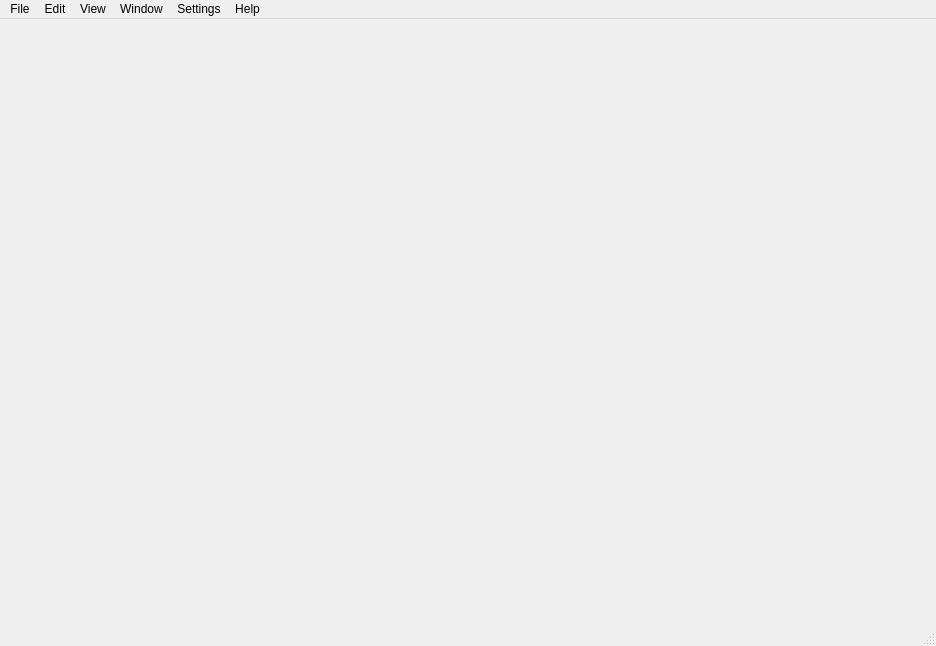
<?xml version="1.0" encoding="UTF-8"?>
<ui version="4.0">
 <class>mainWindow</class>
 <widget class="QMainWindow" name="mainWindow">
  <property name="geometry">
   <rect>
    <x>0</x>
    <y>0</y>
    <width>936</width>
    <height>646</height>
   </rect>
  </property>
  <property name="windowTitle">
   <string>DC1 Visualization</string>
  </property>
  <widget class="QWidget" name="centralwidget">
   <layout class="QHBoxLayout" name="horizontalLayout_2">
    <item>
     <layout class="QVBoxLayout" name="verticalLayout">
      <item>
       <layout class="QHBoxLayout" name="horizontalLayout_top">
        <item>
         <widget class="PlotWidget" name="arrayMap" native="true"/>
        </item>
        <item>
         <layout class="QVBoxLayout" name="traceplot_verticalLayout">
          <item>
           <widget class="PlotWidget" name="traceplot_1" native="true"/>
          </item>
          <item>
           <widget class="PlotWidget" name="traceplot_2" native="true"/>
          </item>
          <item>
           <widget class="PlotWidget" name="traceplot_3" native="true"/>
          </item>
          <item>
           <widget class="PlotWidget" name="traceplot_4" native="true"/>
          </item>
         </layout>
        </item>
       </layout>
      </item>
      <item>
       <layout class="QHBoxLayout" name="horizontalLayout_bottom">
        <item>
         <widget class="PlotWidget" name="spikeRatePlot" native="true"/>
        </item>
        <item>
         <widget class="PlotWidget" name="miniMapWidget" native="true"/>
        </item>
       </layout>
      </item>
     </layout>
    </item>
   </layout>
  </widget>
  <widget class="QStatusBar" name="statusbar"/>
  <widget class="QMenuBar" name="menubar">
   <property name="geometry">
    <rect>
     <x>0</x>
     <y>0</y>
     <width>936</width>
     <height>37</height>
    </rect>
   </property>
   <widget class="QMenu" name="menuFile">
    <property name="title">
     <string>File</string>
    </property>
    <widget class="QMenu" name="menuLoad_offline_data">
     <property name="title">
      <string>Load offline data...</string>
     </property>
     <addaction name="action_npz"/>
     <addaction name="action_mat"/>
     <addaction name="action_csv"/>
    </widget>
    <widget class="QMenu" name="menuSave_as">
     <property name="title">
      <string>Save as...</string>
     </property>
     <addaction name="action_save_npz"/>
     <addaction name="action_save_mat"/>
     <addaction name="action_save_csv"/>
    </widget>
    <widget class="QMenu" name="menuExport_image">
     <property name="title">
      <string>Export image...</string>
     </property>
     <addaction name="actionEntire_window"/>
     <addaction name="actionWindow_1"/>
     <addaction name="actionWindow_2"/>
     <addaction name="actionWindow_3"/>
     <addaction name="actionWindow_4"/>
    </widget>
    <addaction name="actionNew_session"/>
    <addaction name="menuLoad_offline_data"/>
    <addaction name="separator"/>
    <addaction name="actionSave"/>
    <addaction name="menuSave_as"/>
    <addaction name="separator"/>
    <addaction name="menuExport_image"/>
   </widget>
   <widget class="QMenu" name="menuEdit">
    <property name="title">
     <string>Edit</string>
    </property>
    <addaction name="actionPreferences"/>
    <addaction name="actionAnalysis_parameters"/>
   </widget>
   <widget class="QMenu" name="menuView">
    <property name="title">
     <string>View</string>
    </property>
    <widget class="QMenu" name="menuArray_Map">
     <property name="title">
      <string>Array Map</string>
     </property>
     <addaction name="actionParameter_1"/>
     <addaction name="actionParameter_2"/>
     <addaction name="actionParameter_3"/>
    </widget>
    <widget class="QMenu" name="menuChannel_Traces">
     <property name="title">
      <string>Channel Traces</string>
     </property>
     <addaction name="actionParameter_4"/>
     <addaction name="actionParameter_5"/>
     <addaction name="separator"/>
     <addaction name="actionSpike_threshold"/>
     <addaction name="actionTime_window"/>
    </widget>
    <widget class="QMenu" name="menuSpike_Rate_Plot">
     <property name="title">
      <string>Spike Rate Plot</string>
     </property>
     <addaction name="actionParameter_6"/>
     <addaction name="actionParameter_7"/>
     <addaction name="actionParameter"/>
    </widget>
    <widget class="QMenu" name="menuElectrode_Minimap">
     <property name="title">
      <string>Electrode Minimap</string>
     </property>
     <addaction name="actionParameter_8"/>
     <addaction name="actionParameter_9"/>
     <addaction name="actionParameter_10"/>
    </widget>
    <addaction name="menuArray_Map"/>
    <addaction name="menuChannel_Traces"/>
    <addaction name="menuSpike_Rate_Plot"/>
    <addaction name="menuElectrode_Minimap"/>
    <addaction name="separator"/>
   </widget>
   <widget class="QMenu" name="menuWindow">
    <property name="title">
     <string>Window</string>
    </property>
    <widget class="QMenu" name="menuTop_left">
     <property name="title">
      <string>Top left...</string>
     </property>
     <addaction name="actionArray_map"/>
     <addaction name="actionChannel_Traces_2"/>
     <addaction name="actionSpike_Rate_Plot_2"/>
     <addaction name="actionElectrode_Minimap"/>
     <addaction name="actionTrace_Search"/>
    </widget>
    <widget class="QMenu" name="menuTop_right">
     <property name="title">
      <string>Top right...</string>
     </property>
     <addaction name="actionArray_Map_2"/>
     <addaction name="actionChannel_Traces"/>
     <addaction name="actionSpike_Rate_Plot"/>
     <addaction name="actionElectrode_Minimap_2"/>
     <addaction name="actionTrace_Search_2"/>
    </widget>
    <widget class="QMenu" name="menuBottom_left">
     <property name="title">
      <string>Bottom left...</string>
     </property>
     <addaction name="actionArray_Map_3"/>
     <addaction name="actionChannel_Traces_3"/>
     <addaction name="actionSpike_Rate_Plot_3"/>
     <addaction name="actionElectrode_Minimap_3"/>
     <addaction name="actionTrace_Search_3"/>
    </widget>
    <widget class="QMenu" name="menuBottom_right">
     <property name="title">
      <string>Bottom right...</string>
     </property>
     <addaction name="actionArray_Map_4"/>
     <addaction name="actionChannel_Traces_4"/>
     <addaction name="actionSpike_Rate_Plot_4"/>
     <addaction name="actionElectrode_Minimap_4"/>
     <addaction name="actionTrace_Search_4"/>
    </widget>
    <addaction name="actionChange_layout"/>
    <addaction name="menuTop_left"/>
    <addaction name="menuTop_right"/>
    <addaction name="menuBottom_left"/>
    <addaction name="menuBottom_right"/>
    <addaction name="separator"/>
    <addaction name="actionToggle_light_dark_mode"/>
   </widget>
   <widget class="QMenu" name="menuHelp">
    <property name="title">
     <string>Help</string>
    </property>
    <addaction name="actionDocumentation"/>
   </widget>
   <widget class="QMenu" name="menuSettings">
    <property name="title">
     <string>Settings</string>
    </property>
    <widget class="QMenu" name="menuFilter_design">
     <property name="title">
      <string>Filter</string>
     </property>
     <addaction name="actionParameter_11"/>
     <addaction name="actionParameter_12"/>
     <addaction name="actionParameter_13"/>
     <addaction name="actionH0_Bandpass"/>
     <addaction name="actionAuto"/>
     <addaction name="actionFast_Bandpass"/>
     <addaction name="actionFaster_Bandpass"/>
     <addaction name="actionLitke"/>
     <addaction name="actionNone"/>
    </widget>
    <addaction name="menuFilter_design"/>
    <addaction name="actionSpike_detection"/>
    <addaction name="actionToggle_profiling"/>
   </widget>
   <addaction name="menuFile"/>
   <addaction name="menuEdit"/>
   <addaction name="menuView"/>
   <addaction name="menuWindow"/>
   <addaction name="menuSettings"/>
   <addaction name="menuHelp"/>
  </widget>
  <action name="actionNew_session">
   <property name="text">
    <string>New real-time session...</string>
   </property>
  </action>
  <action name="actionLoad_real_time_stream">
   <property name="text">
    <string>Load real-time stream...</string>
   </property>
  </action>
  <action name="actionChange_layout">
   <property name="text">
    <string>Change layout</string>
   </property>
  </action>
  <action name="actionDocumentation">
   <property name="text">
    <string>Documentation</string>
   </property>
  </action>
  <action name="actionParameter_1">
   <property name="text">
    <string>Parameter 1</string>
   </property>
  </action>
  <action name="actionParameter_2">
   <property name="text">
    <string>Parameter 2</string>
   </property>
  </action>
  <action name="actionParameter_3">
   <property name="text">
    <string>Parameter 3</string>
   </property>
  </action>
  <action name="actionPreferences">
   <property name="text">
    <string>Preferences...</string>
   </property>
  </action>
  <action name="actionAnalysis_parameters">
   <property name="text">
    <string>Analysis parameters</string>
   </property>
  </action>
  <action name="actionSave">
   <property name="text">
    <string>Save</string>
   </property>
  </action>
  <action name="actionExport_to">
   <property name="text">
    <string>Export to...</string>
   </property>
  </action>
  <action name="actionParameter_4">
   <property name="text">
    <string>Toggle highlight spikes</string>
   </property>
  </action>
  <action name="actionParameter_5">
   <property name="text">
    <string>Toggle auto axis</string>
   </property>
  </action>
  <action name="actionParameter_6">
   <property name="text">
    <string>Parameter 1</string>
   </property>
  </action>
  <action name="actionParameter_7">
   <property name="text">
    <string>Parameter 2</string>
   </property>
  </action>
  <action name="actionParameter">
   <property name="text">
    <string>Parameter 3</string>
   </property>
  </action>
  <action name="actionParameter_8">
   <property name="text">
    <string>Parameter 1</string>
   </property>
  </action>
  <action name="actionParameter_9">
   <property name="text">
    <string>Parameter 2</string>
   </property>
  </action>
  <action name="actionParameter_10">
   <property name="text">
    <string>Parameter 3</string>
   </property>
  </action>
  <action name="actionArray_map">
   <property name="text">
    <string>Array Map</string>
   </property>
  </action>
  <action name="actionArray_Map_2">
   <property name="text">
    <string>Array Map</string>
   </property>
  </action>
  <action name="actionArray_Map_3">
   <property name="text">
    <string>Array Map</string>
   </property>
  </action>
  <action name="actionArray_Map_4">
   <property name="text">
    <string>Array Map</string>
   </property>
  </action>
  <action name="actionChannel_Traces_2">
   <property name="text">
    <string>Channel Traces</string>
   </property>
  </action>
  <action name="actionChannel_Traces_3">
   <property name="text">
    <string>Channel Traces</string>
   </property>
  </action>
  <action name="actionChannel_Traces_4">
   <property name="text">
    <string>Channel Traces</string>
   </property>
  </action>
  <action name="actionSpike_Rate_Plot_2">
   <property name="text">
    <string>Spike Rate Plot</string>
   </property>
  </action>
  <action name="actionElectrode_Minimap">
   <property name="text">
    <string>Electrode Minimap</string>
   </property>
  </action>
  <action name="actionParameter_11">
   <property name="text">
    <string>Hierlemann</string>
   </property>
  </action>
  <action name="actionParameter_12">
   <property name="text">
    <string>Modified Hierlemann</string>
   </property>
  </action>
  <action name="actionParameter_13">
   <property name="text">
    <string>Highpass</string>
   </property>
  </action>
  <action name="actionSpike_detection">
   <property name="text">
    <string>Spike detection...</string>
   </property>
  </action>
  <action name="action_npz">
   <property name="text">
    <string>Numpy file (.npz)</string>
   </property>
  </action>
  <action name="action_mat">
   <property name="text">
    <string>MATLAB file (.mat)</string>
   </property>
  </action>
  <action name="action_save_npz">
   <property name="text">
    <string>Numpy file (.npz)</string>
   </property>
  </action>
  <action name="action_save_mat">
   <property name="text">
    <string>MATLAB file (.mat)</string>
   </property>
  </action>
  <action name="actionChannel_Traces">
   <property name="text">
    <string>Channel Traces</string>
   </property>
  </action>
  <action name="actionSpike_Rate_Plot">
   <property name="text">
    <string>Spike Rate Plot</string>
   </property>
  </action>
  <action name="actionElectrode_Minimap_2">
   <property name="text">
    <string>Electrode Minimap</string>
   </property>
  </action>
  <action name="actionSpike_Rate_Plot_3">
   <property name="text">
    <string>Spike Rate Plot</string>
   </property>
  </action>
  <action name="actionElectrode_Minimap_3">
   <property name="text">
    <string>Electrode Minimap</string>
   </property>
  </action>
  <action name="actionSpike_Rate_Plot_4">
   <property name="text">
    <string>Spike Rate Plot</string>
   </property>
  </action>
  <action name="actionElectrode_Minimap_4">
   <property name="text">
    <string>Electrode Minimap</string>
   </property>
  </action>
  <action name="action_save_csv">
   <property name="text">
    <string>CSV file (.csv)</string>
   </property>
  </action>
  <action name="action_csv">
   <property name="text">
    <string>CSV file (.csv)</string>
   </property>
  </action>
  <action name="actionEntire_window">
   <property name="text">
    <string>Entire window</string>
   </property>
  </action>
  <action name="actionWindow_1">
   <property name="text">
    <string>Window 1</string>
   </property>
  </action>
  <action name="actionWindow_2">
   <property name="text">
    <string>Window 2</string>
   </property>
  </action>
  <action name="actionWindow_3">
   <property name="text">
    <string>Window 3</string>
   </property>
  </action>
  <action name="actionWindow_4">
   <property name="text">
    <string>Window 4</string>
   </property>
  </action>
  <action name="actionTrace_Search">
   <property name="text">
    <string>Trace Search</string>
   </property>
  </action>
  <action name="actionTrace_Search_2">
   <property name="text">
    <string>Trace Search</string>
   </property>
  </action>
  <action name="actionTrace_Search_3">
   <property name="text">
    <string>Trace Search</string>
   </property>
  </action>
  <action name="actionTrace_Search_4">
   <property name="text">
    <string>Trace Search</string>
   </property>
  </action>
  <action name="actionToggle_light_dark_mode">
   <property name="text">
    <string>Toggle light/dark mode</string>
   </property>
  </action>
  <action name="actionToggle_profiling">
   <property name="text">
    <string>Toggle profiling</string>
   </property>
  </action>
  <action name="actionH0_Bandpass">
   <property name="text">
    <string>h0 Bandpass</string>
   </property>
  </action>
  <action name="actionAuto">
   <property name="text">
    <string>Auto</string>
   </property>
  </action>
  <action name="actionFast_Bandpass">
   <property name="text">
    <string>Fast Bandpass</string>
   </property>
  </action>
  <action name="actionFaster_Bandpass">
   <property name="text">
    <string>Faster Bandpass</string>
   </property>
  </action>
  <action name="actionLitke">
   <property name="text">
    <string>Litke</string>
   </property>
  </action>
  <action name="actionNone">
   <property name="text">
    <string>None</string>
   </property>
  </action>
  <action name="actionSpike_threshold">
   <property name="text">
    <string>Spike threshold...</string>
   </property>
  </action>
  <action name="actionTime_window">
   <property name="text">
    <string>Time window...</string>
   </property>
  </action>
 </widget>
 <customwidgets>
  <customwidget>
   <class>PlotWidget</class>
   <extends>QWidget</extends>
   <header>pyqtgraph</header>
   <container>1</container>
  </customwidget>
 </customwidgets>
 <resources/>
 <connections/>
</ui>
